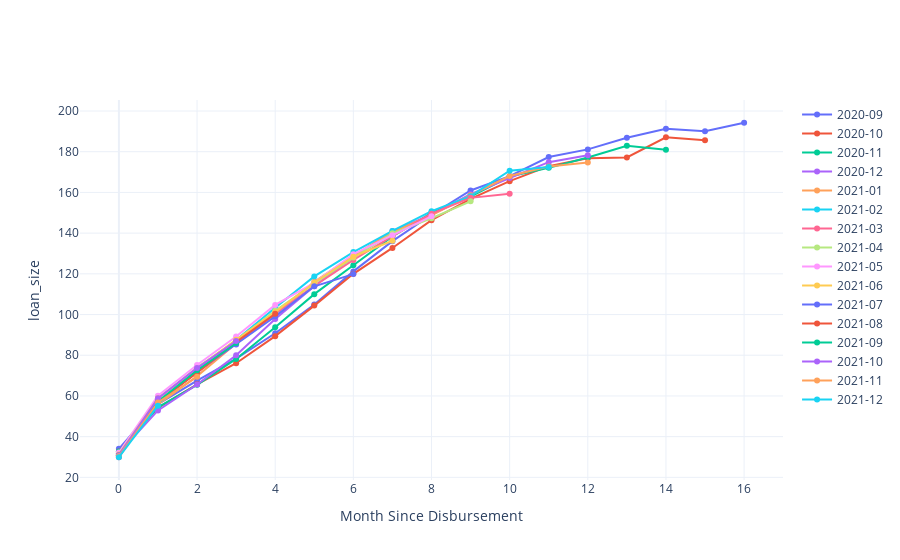

The code cell stored with this chart in its notebook:
### Code cell
# visualize cohorts for a given feature
m.plot_cohorts('loan_size')

### Figure 1 — Plotly figure (JSON) as saved in the notebook; plotly's stock layout.template omitted (floating-point values rounded to 4 significant figures)
{"data": [{"name": "2020-09", "type": "scatter", "x": [0, 1, 2, 3, 4, 5, 6, 7, 8, 9, 10, 11, 12, 13, 14, 15, 16], "y": [34.0, 56.0, 67.52, 78.34, 90.8, 104.9, 121.2, 136.0, 149.0, 161.0, 168.0, 177.4, 181.1, 186.9, 191.3, 190.0, 194.2]}, {"name": "2020-10", "type": "scatter", "x": [0, 1, 2, 3, 4, 5, 6, 7, 8, 9, 10, 11, 12, 13, 14, 15], "y": [32.75, 54.17, 65.71, 76.08, 89.37, 104.4, 120.0, 132.7, 146.4, 156.9, 165.5, 172.9, 176.8, 177.2, 187.1, 185.6]}, {"name": "2020-11", "type": "scatter", "x": [0, 1, 2, 3, 4, 5, 6, 7, 8, 9, 10, 11, 12, 13, 14], "y": [32.72, 54.44, 65.45, 78.18, 93.74, 110.0, 124.2, 138.4, 149.9, 157.9, 167.8, 172.1, 177.2, 182.9, 180.9]}, {"name": "2020-12", "type": "scatter", "x": [0, 1, 2, 3, 4, 5, 6, 7, 8, 9, 10, 11, 12], "y": [31.88, 52.88, 65.64, 79.97, 97.85, 113.9, 128.3, 141.0, 149.1, 159.1, 167.1, 174.9, 178.3]}, {"name": "2021-01", "type": "scatter", "x": [0, 1, 2, 3, 4, 5, 6, 7, 8, 9, 10, 11, 12], "y": [31.6, 55.76, 69.74, 85.75, 100.5, 116.1, 129.0, 140.5, 148.8, 158.7, 168.0, 172.7, 174.7]}, {"name": "2021-02", "type": "scatter", "x": [0, 1, 2, 3, 4, 5, 6, 7, 8, 9, 10, 11], "y": [31.2, 56.2, 72.61, 87.51, 103.3, 118.7, 130.7, 141.1, 150.8, 158.2, 170.6, 172.5]}, {"name": "2021-03", "type": "scatter", "x": [0, 1, 2, 3, 4, 5, 6, 7, 8, 9, 10], "y": [29.88, 56.99, 71.51, 85.69, 100.5, 114.1, 126.8, 138.5, 149.6, 157.3, 159.3]}, {"name": "2021-04", "type": "scatter", "x": [0, 1, 2, 3, 4, 5, 6, 7, 8, 9], "y": [31.62, 58.58, 73.93, 87.17, 101.9, 115.3, 128.0, 139.9, 147.3, 155.6]}, {"name": "2021-05", "type": "scatter", "x": [0, 1, 2, 3, 4, 5, 6, 7, 8], "y": [32.17, 60.13, 75.19, 89.2, 104.7, 115.6, 129.7, 138.9, 148.3]}, {"name": "2021-06", "type": "scatter", "x": [0, 1, 2, 3, 4, 5, 6, 7], "y": [31.28, 58.82, 73.44, 87.57, 101.2, 115.6, 128.4, 136.3]}, {"name": "2021-07", "type": "scatter", "x": [0, 1, 2, 3, 4, 5, 6], "y": [30.46, 56.73, 71.89, 85.34, 99.1, 113.9, 119.9]}, {"name": "2021-08", "type": "scatter", "x": [0, 1, 2, 3, 4], "y": [30.79, 57.02, 71.47, 86.54, 100.3]}, {"name": "2021-09", "type": "scatter", "x": [0, 1, 2, 3], "y": [30.75, 57.33, 72.57, 85.96]}, {"name": "2021-10", "type": "scatter", "x": [0, 1, 2, 3], "y": [30.91, 58.81, 73.7, 86.98]}, {"name": "2021-11", "type": "scatter", "x": [0, 1, 2], "y": [30.34, 56.78, 69.39]}, {"name": "2021-12", "type": "scatter", "x": [0, 1], "y": [29.93, 55.2]}], "layout": {"xaxis": {"title": {"text": "Month Since Disbursement"}}, "yaxis": {"title": {"text": "loan_size"}}}}
